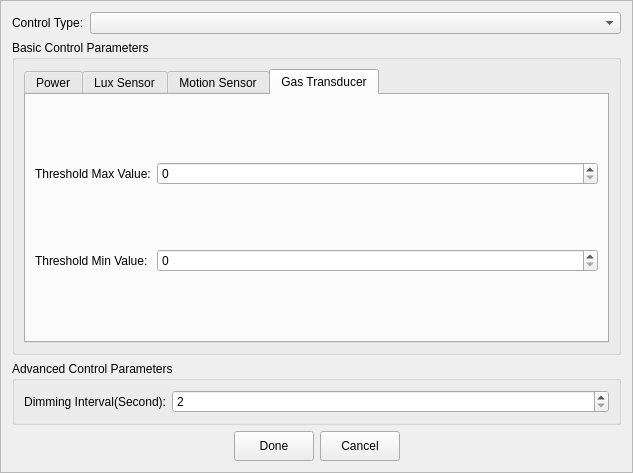
<?xml version="1.0" encoding="UTF-8"?>
<ui version="4.0">
 <class>ControlItemEditDialogFrameOfLuminaireGroup</class>
 <widget class="QFrame" name="ControlItemEditDialogFrameOfLuminaireGroup">
  <property name="geometry">
   <rect>
    <x>0</x>
    <y>0</y>
    <width>633</width>
    <height>473</height>
   </rect>
  </property>
  <property name="acceptDrops">
   <bool>false</bool>
  </property>
  <property name="windowTitle">
   <string>Frame</string>
  </property>
  <property name="frameShape">
   <enum>QFrame::StyledPanel</enum>
  </property>
  <property name="frameShadow">
   <enum>QFrame::Raised</enum>
  </property>
  <layout class="QVBoxLayout" name="verticalLayout_7">
   <item>
    <layout class="QHBoxLayout" name="horizontalLayout">
     <item>
      <widget class="QLabel" name="label">
       <property name="text">
        <string>Control Type:</string>
       </property>
      </widget>
     </item>
     <item>
      <widget class="QComboBox" name="comboBox">
       <property name="sizePolicy">
        <sizepolicy hsizetype="Expanding" vsizetype="Fixed">
         <horstretch>0</horstretch>
         <verstretch>0</verstretch>
        </sizepolicy>
       </property>
      </widget>
     </item>
    </layout>
   </item>
   <item>
    <widget class="QGroupBox" name="groupBox">
     <property name="title">
      <string>Basic Control Parameters</string>
     </property>
     <layout class="QVBoxLayout" name="verticalLayout_2">
      <item>
       <widget class="QTabWidget" name="tabWidget">
        <property name="enabled">
         <bool>true</bool>
        </property>
        <property name="mouseTracking">
         <bool>false</bool>
        </property>
        <property name="focusPolicy">
         <enum>Qt::NoFocus</enum>
        </property>
        <property name="contextMenuPolicy">
         <enum>Qt::NoContextMenu</enum>
        </property>
        <property name="acceptDrops">
         <bool>false</bool>
        </property>
        <property name="currentIndex">
         <number>3</number>
        </property>
        <property name="usesScrollButtons">
         <bool>true</bool>
        </property>
        <property name="tabBarAutoHide">
         <bool>true</bool>
        </property>
        <widget class="QWidget" name="pagePower">
         <attribute name="title">
          <string>Power</string>
         </attribute>
         <layout class="QVBoxLayout" name="verticalLayout">
          <item>
           <layout class="QHBoxLayout" name="horizontalLayout_2">
            <item>
             <widget class="QLabel" name="label_2">
              <property name="text">
               <string>Power(%):</string>
              </property>
              <property name="alignment">
               <set>Qt::AlignRight|Qt::AlignTrailing|Qt::AlignVCenter</set>
              </property>
             </widget>
            </item>
            <item>
             <widget class="QSpinBox" name="spinPowerTypePower">
              <property name="sizePolicy">
               <sizepolicy hsizetype="Expanding" vsizetype="Fixed">
                <horstretch>0</horstretch>
                <verstretch>0</verstretch>
               </sizepolicy>
              </property>
              <property name="maximum">
               <number>100</number>
              </property>
             </widget>
            </item>
           </layout>
          </item>
          <item>
           <spacer name="verticalSpacer">
            <property name="orientation">
             <enum>Qt::Vertical</enum>
            </property>
            <property name="sizeHint" stdset="0">
             <size>
              <width>20</width>
              <height>40</height>
             </size>
            </property>
           </spacer>
          </item>
         </layout>
        </widget>
        <widget class="QWidget" name="pageLuxSensor">
         <attribute name="title">
          <string>Lux Sensor</string>
         </attribute>
         <layout class="QGridLayout" name="gridLayout_2">
          <item row="4" column="0">
           <widget class="QLabel" name="label_13">
            <property name="text">
             <string>Feed Back Tolerance Lux(Lux):</string>
            </property>
            <property name="alignment">
             <set>Qt::AlignRight|Qt::AlignTrailing|Qt::AlignVCenter</set>
            </property>
           </widget>
          </item>
          <item row="5" column="0">
           <widget class="QLabel" name="label_14">
            <property name="text">
             <string>Feed Back Power Adjustment(%):</string>
            </property>
            <property name="alignment">
             <set>Qt::AlignRight|Qt::AlignTrailing|Qt::AlignVCenter</set>
            </property>
           </widget>
          </item>
          <item row="5" column="1">
           <widget class="QSpinBox" name="spinLuxTypeFeedBackStepPower">
            <property name="minimum">
             <number>0</number>
            </property>
            <property name="maximum">
             <number>100</number>
            </property>
            <property name="value">
             <number>0</number>
            </property>
           </widget>
          </item>
          <item row="4" column="1">
           <widget class="QSpinBox" name="spinLuxTypeFeedBackFloatLux">
            <property name="minimum">
             <number>0</number>
            </property>
            <property name="maximum">
             <number>65536</number>
            </property>
            <property name="value">
             <number>0</number>
            </property>
           </widget>
          </item>
          <item row="6" column="0">
           <widget class="QLabel" name="label_15">
            <property name="text">
             <string>Not Feed Back Lux Of Power 0(Lux):</string>
            </property>
            <property name="alignment">
             <set>Qt::AlignRight|Qt::AlignTrailing|Qt::AlignVCenter</set>
            </property>
           </widget>
          </item>
          <item row="6" column="1">
           <widget class="QSpinBox" name="spinLuxTypeNotFeedBackLuxOf0">
            <property name="minimum">
             <number>0</number>
            </property>
            <property name="maximum">
             <number>65536</number>
            </property>
            <property name="value">
             <number>0</number>
            </property>
           </widget>
          </item>
          <item row="0" column="1">
           <widget class="QRadioButton" name="radioLuxTypeFeedBack">
            <property name="enabled">
             <bool>true</bool>
            </property>
            <property name="text">
             <string>Feed Back</string>
            </property>
           </widget>
          </item>
          <item row="2" column="0">
           <widget class="QLabel" name="label_9">
            <property name="text">
             <string>Bind Sensor Id:</string>
            </property>
            <property name="alignment">
             <set>Qt::AlignRight|Qt::AlignTrailing|Qt::AlignVCenter</set>
            </property>
           </widget>
          </item>
          <item row="0" column="0">
           <widget class="QLabel" name="label_8">
            <property name="text">
             <string>Power Policy:</string>
            </property>
            <property name="alignment">
             <set>Qt::AlignRight|Qt::AlignTrailing|Qt::AlignVCenter</set>
            </property>
           </widget>
          </item>
          <item row="1" column="1">
           <widget class="QRadioButton" name="radioLuxTypeNotFeedBack">
            <property name="text">
             <string>Not Feed Back</string>
            </property>
            <property name="checked">
             <bool>true</bool>
            </property>
           </widget>
          </item>
          <item row="7" column="1">
           <widget class="QSpinBox" name="spinLuxTypeNotFeedBackLuxOf100">
            <property name="minimum">
             <number>0</number>
            </property>
            <property name="maximum">
             <number>65536</number>
            </property>
            <property name="value">
             <number>0</number>
            </property>
           </widget>
          </item>
          <item row="2" column="1">
           <widget class="SensorIdCombox" name="lineLuxTypeBindSensorId">
            <property name="sizePolicy">
             <sizepolicy hsizetype="Expanding" vsizetype="Fixed">
              <horstretch>0</horstretch>
              <verstretch>0</verstretch>
             </sizepolicy>
            </property>
           </widget>
          </item>
          <item row="7" column="0">
           <widget class="QLabel" name="label_16">
            <property name="text">
             <string>Not Feed Back Lux Of Power 100(Lux):</string>
            </property>
            <property name="alignment">
             <set>Qt::AlignRight|Qt::AlignTrailing|Qt::AlignVCenter</set>
            </property>
           </widget>
          </item>
          <item row="3" column="1">
           <widget class="QSpinBox" name="spinLuxTypeFeedBackLux">
            <property name="minimum">
             <number>0</number>
            </property>
            <property name="maximum">
             <number>65536</number>
            </property>
            <property name="value">
             <number>0</number>
            </property>
           </widget>
          </item>
          <item row="3" column="0">
           <widget class="QLabel" name="label_10">
            <property name="text">
             <string>Feed Back Target Lux(Lux):</string>
            </property>
            <property name="alignment">
             <set>Qt::AlignRight|Qt::AlignTrailing|Qt::AlignVCenter</set>
            </property>
           </widget>
          </item>
          <item row="8" column="1">
           <spacer name="verticalSpacer_3">
            <property name="orientation">
             <enum>Qt::Vertical</enum>
            </property>
            <property name="sizeHint" stdset="0">
             <size>
              <width>20</width>
              <height>40</height>
             </size>
            </property>
           </spacer>
          </item>
         </layout>
        </widget>
        <widget class="QWidget" name="pageMotionSensor">
         <attribute name="title">
          <string>Motion Sensor</string>
         </attribute>
         <layout class="QGridLayout" name="gridLayout">
          <item row="3" column="0">
           <widget class="QLabel" name="label_6">
            <property name="text">
             <string>Triggered Hold Time(S):</string>
            </property>
            <property name="alignment">
             <set>Qt::AlignRight|Qt::AlignTrailing|Qt::AlignVCenter</set>
            </property>
           </widget>
          </item>
          <item row="3" column="1">
           <widget class="QSpinBox" name="spinMotionTypeTrigTime">
            <property name="maximum">
             <number>10000</number>
            </property>
           </widget>
          </item>
          <item row="4" column="1">
           <widget class="QSpinBox" name="spinMotionTypeHoldPower">
            <property name="maximum">
             <number>100</number>
            </property>
           </widget>
          </item>
          <item row="2" column="0">
           <widget class="QLabel" name="label_4">
            <property name="text">
             <string>Triggered Power(%):</string>
            </property>
            <property name="alignment">
             <set>Qt::AlignRight|Qt::AlignTrailing|Qt::AlignVCenter</set>
            </property>
           </widget>
          </item>
          <item row="5" column="1">
           <widget class="QSpinBox" name="spinMotionTypeHoldTime">
            <property name="toolTip">
             <string>Hold Time will be ignored if it's value is 0</string>
            </property>
            <property name="maximum">
             <number>10000</number>
            </property>
           </widget>
          </item>
          <item row="4" column="0">
           <widget class="QLabel" name="label_5">
            <property name="text">
             <string>Hold Power(%):</string>
            </property>
            <property name="alignment">
             <set>Qt::AlignRight|Qt::AlignTrailing|Qt::AlignVCenter</set>
            </property>
           </widget>
          </item>
          <item row="2" column="1">
           <widget class="QSpinBox" name="spinMotionTypeTrigPower">
            <property name="maximum">
             <number>100</number>
            </property>
           </widget>
          </item>
          <item row="0" column="0">
           <widget class="QLabel" name="label_12">
            <property name="text">
             <string>Bind Sensor Id:</string>
            </property>
            <property name="alignment">
             <set>Qt::AlignRight|Qt::AlignTrailing|Qt::AlignVCenter</set>
            </property>
           </widget>
          </item>
          <item row="6" column="1">
           <widget class="QSpinBox" name="spinMotionTypeBasePower">
            <property name="maximum">
             <number>100</number>
            </property>
           </widget>
          </item>
          <item row="0" column="1">
           <widget class="SensorIdCombox" name="lineMotionTypeBindSensorId">
            <property name="sizePolicy">
             <sizepolicy hsizetype="Expanding" vsizetype="Fixed">
              <horstretch>0</horstretch>
              <verstretch>0</verstretch>
             </sizepolicy>
            </property>
           </widget>
          </item>
          <item row="6" column="0">
           <widget class="QLabel" name="label_3">
            <property name="text">
             <string>Base Power(%):</string>
            </property>
            <property name="alignment">
             <set>Qt::AlignRight|Qt::AlignTrailing|Qt::AlignVCenter</set>
            </property>
           </widget>
          </item>
          <item row="5" column="0">
           <widget class="QLabel" name="label_7">
            <property name="text">
             <string>Hold Time(S):</string>
            </property>
            <property name="alignment">
             <set>Qt::AlignRight|Qt::AlignTrailing|Qt::AlignVCenter</set>
            </property>
           </widget>
          </item>
          <item row="7" column="1">
           <widget class="QSpinBox" name="spinMotionTriggerShieldMSec">
            <property name="maximum">
             <number>10000</number>
            </property>
           </widget>
          </item>
          <item row="7" column="0">
           <widget class="QLabel" name="label_17">
            <property name="text">
             <string>Trigger Shield Time(MS):</string>
            </property>
            <property name="alignment">
             <set>Qt::AlignRight|Qt::AlignTrailing|Qt::AlignVCenter</set>
            </property>
           </widget>
          </item>
          <item row="1" column="1">
           <widget class="QCheckBox" name="checkBindLuxSensorResultAsTrigPower">
            <property name="text">
             <string>Bind Lux Sensor Result As Triggered Power</string>
            </property>
           </widget>
          </item>
          <item row="8" column="0">
           <spacer name="verticalSpacer_2">
            <property name="orientation">
             <enum>Qt::Vertical</enum>
            </property>
            <property name="sizeHint" stdset="0">
             <size>
              <width>20</width>
              <height>40</height>
             </size>
            </property>
           </spacer>
          </item>
         </layout>
        </widget>
        <widget class="QWidget" name="pageGasTransducer">
         <attribute name="title">
          <string>Gas Transducer</string>
         </attribute>
         <layout class="QGridLayout" name="gridLayout_3" columnstretch="1,8">
          <item row="0" column="0">
           <widget class="QLabel" name="labelThresholdMaxValue">
            <property name="text">
             <string>Threshold Max Value:</string>
            </property>
           </widget>
          </item>
          <item row="0" column="1">
           <widget class="QSpinBox" name="spinThresholdMaxValue"/>
          </item>
          <item row="1" column="0">
           <widget class="QLabel" name="labelThresholdMinValue">
            <property name="text">
             <string>Threshold Min Value:</string>
            </property>
           </widget>
          </item>
          <item row="1" column="1">
           <widget class="QSpinBox" name="spinThresholdMaxValue_2"/>
          </item>
         </layout>
        </widget>
       </widget>
      </item>
     </layout>
    </widget>
   </item>
   <item>
    <widget class="QGroupBox" name="groupBox_2">
     <property name="title">
      <string>Advanced Control Parameters</string>
     </property>
     <layout class="QVBoxLayout" name="verticalLayout_4">
      <item>
       <layout class="QHBoxLayout" name="horizontalLayout_7">
        <item>
         <widget class="QLabel" name="label_11">
          <property name="text">
           <string>Dimming Interval(Second):</string>
          </property>
          <property name="alignment">
           <set>Qt::AlignRight|Qt::AlignTrailing|Qt::AlignVCenter</set>
          </property>
         </widget>
        </item>
        <item>
         <widget class="QSpinBox" name="spinDimmingIntervalSec">
          <property name="sizePolicy">
           <sizepolicy hsizetype="Expanding" vsizetype="Fixed">
            <horstretch>0</horstretch>
            <verstretch>0</verstretch>
           </sizepolicy>
          </property>
          <property name="minimum">
           <number>2</number>
          </property>
          <property name="maximum">
           <number>600</number>
          </property>
         </widget>
        </item>
       </layout>
      </item>
     </layout>
    </widget>
   </item>
   <item>
    <layout class="QHBoxLayout" name="horizontalLayout_3">
     <item>
      <spacer name="horizontalSpacer">
       <property name="orientation">
        <enum>Qt::Horizontal</enum>
       </property>
       <property name="sizeHint" stdset="0">
        <size>
         <width>40</width>
         <height>20</height>
        </size>
       </property>
      </spacer>
     </item>
     <item>
      <widget class="QPushButton" name="buttonDone">
       <property name="minimumSize">
        <size>
         <width>80</width>
         <height>30</height>
        </size>
       </property>
       <property name="text">
        <string>Done</string>
       </property>
      </widget>
     </item>
     <item>
      <widget class="QPushButton" name="buttonCancel">
       <property name="minimumSize">
        <size>
         <width>80</width>
         <height>30</height>
        </size>
       </property>
       <property name="text">
        <string>Cancel</string>
       </property>
      </widget>
     </item>
     <item>
      <spacer name="horizontalSpacer_2">
       <property name="orientation">
        <enum>Qt::Horizontal</enum>
       </property>
       <property name="sizeHint" stdset="0">
        <size>
         <width>40</width>
         <height>20</height>
        </size>
       </property>
      </spacer>
     </item>
    </layout>
   </item>
  </layout>
 </widget>
 <customwidgets>
  <customwidget>
   <class>SensorIdCombox</class>
   <extends>QComboBox</extends>
   <header location="global">widget/sensoridcombox.h</header>
  </customwidget>
 </customwidgets>
 <resources/>
 <connections/>
</ui>
